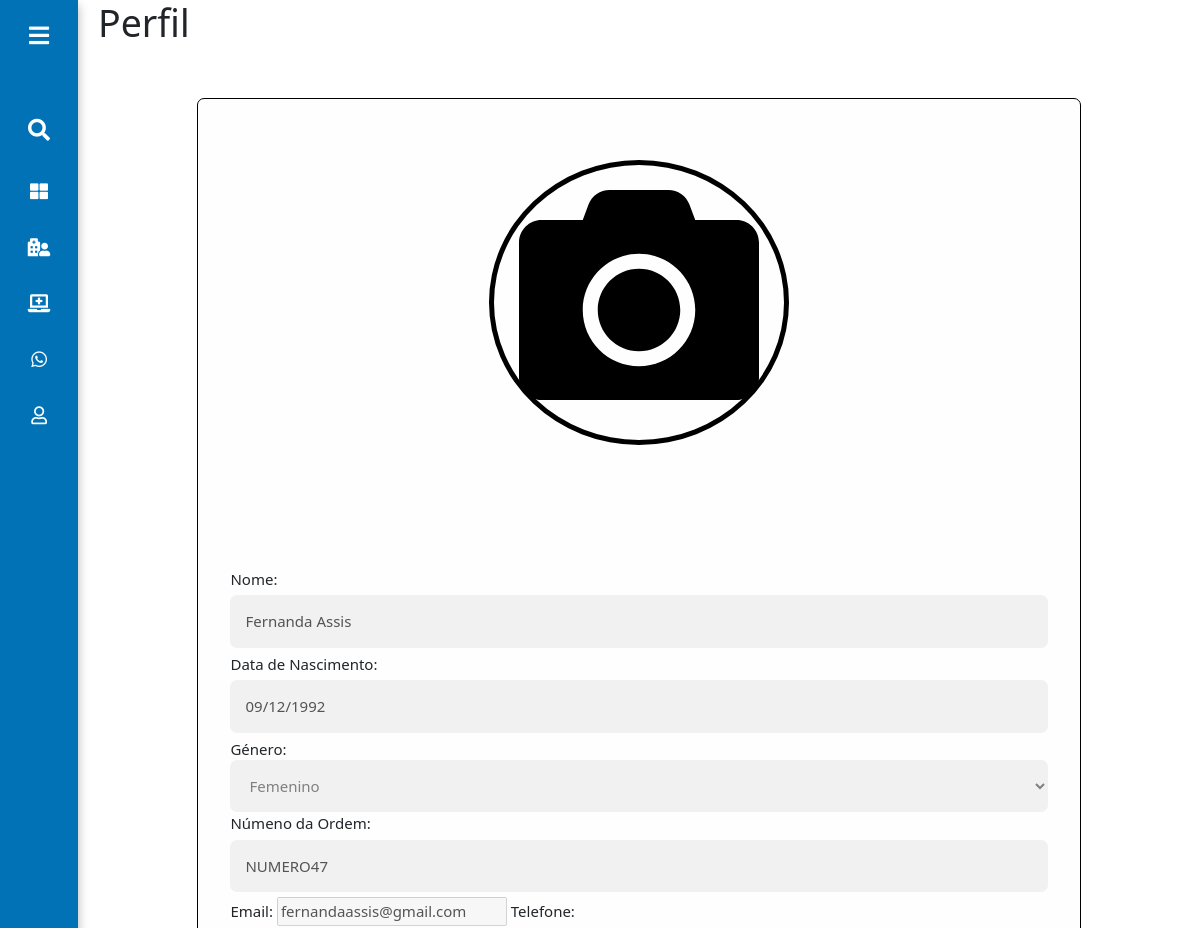
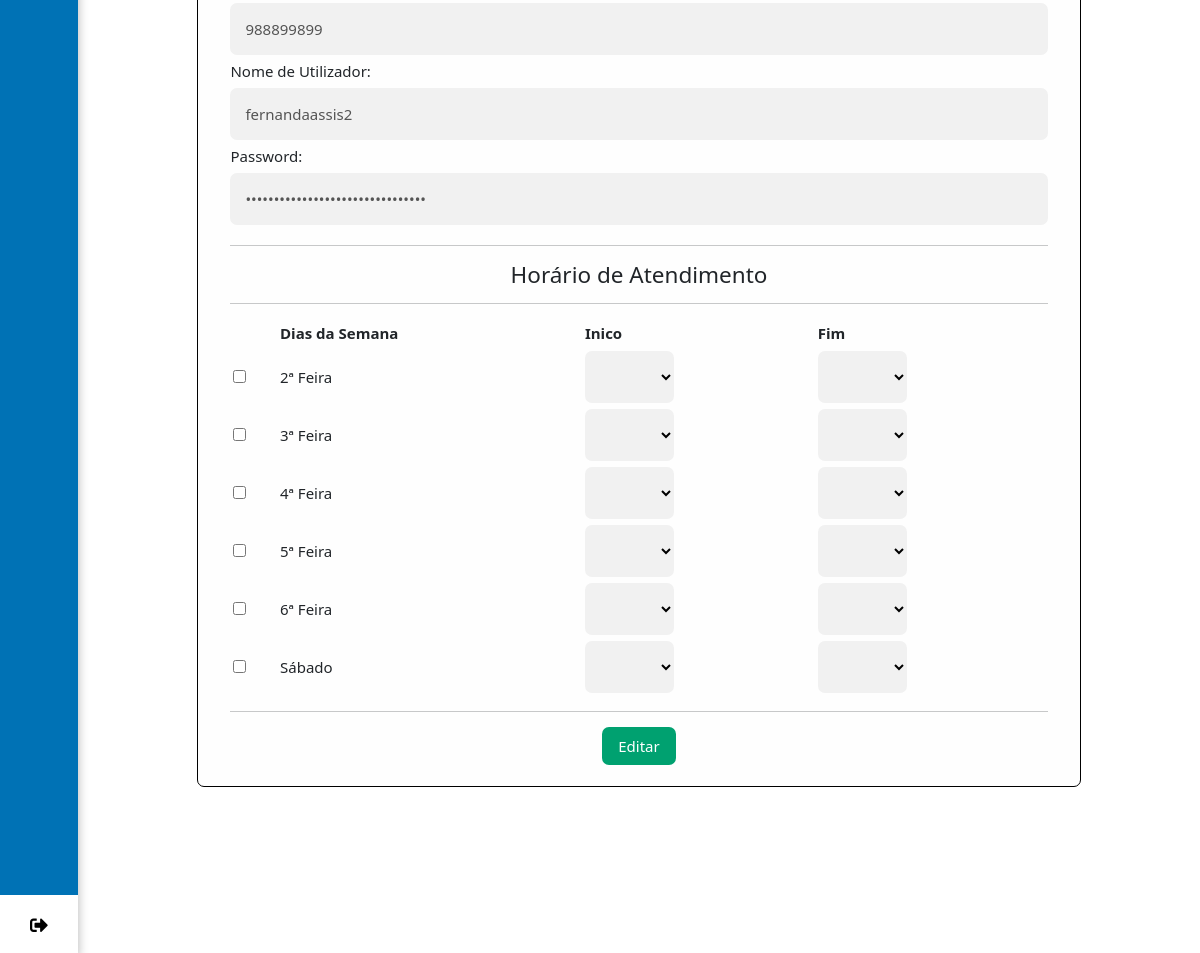
Page /interfaceusuario/Medico/perfil.php (signed in) on the committed database (2 pictures, top to bottom).
### tables this page shows
CREATE TABLE `pessoa` (
  `idPessoa` int(11) NOT NULL,
  `nomeUtilizador` varchar(100) DEFAULT NULL,
  `password` varchar(150) DEFAULT NULL,
  `nome` varchar(200) DEFAULT NULL,
  `peso` float DEFAULT NULL,
  `dataNasc` date DEFAULT NULL,
  `genero` varchar(25) DEFAULT NULL,
  `estCivil` varchar(25) DEFAULT NULL,
  `tipoSang` varchar(10) DEFAULT NULL,
  `tipoUser` varchar(20) DEFAULT NULL,
  `endereco` varchar(100) NOT NULL,
  `codMunicipio` int(11) NOT NULL,
  `documentoIdentificacao` varchar(100) NOT NULL,
  `numeroDocumento` varchar(100) NOT NULL,
  `foto` varchar(255) NOT NULL
);

CREATE TABLE `medico` (
  `numOrdem` varchar(20) NOT NULL,
  `idPessoa` int(11) DEFAULT NULL,
  `descricao` varchar(200) NOT NULL
);

CREATE TABLE `email` (
  `codEmail` int(11) NOT NULL,
  `idPessoa` int(11) DEFAULT NULL,
  `endereco` varchar(250) DEFAULT NULL
);

CREATE TABLE `telefone` (
  `coTelefone` int(11) NOT NULL,
  `idPessoa` int(11) DEFAULT NULL,
  `numero` int(11) DEFAULT NULL
);

### interfaceusuario/Medico/perfil.php (the view, shortened to what this page needs)
<!DOCTYPE html>
<html lang="pt-PT">
<head>
    <link rel="stylesheet" type="text/css" href="../../css/estilo.css">
    <link rel="stylesheet" type="text/css" href="../../css/interfaceusuario.css">
    <link rel="stylesheet" type="text/css" href="../../css/bootstrap.min.css">
    <link rel="stylesheet" type="text/css" href="../../css/all.css">
    <link rel="stylesheet" type="text/css" href="../../css/marcacao.css">
    <link rel="stylesheet" type="text/css" href="../../css/foto.css">
</head>
<body>
    <?php include_once "menu.php"; ?>
    <section class="home-section" style="background-color: white;" id="perfil">
        <div class="text">
            <div class="row">
                <div class="col-lg-12">
                    <h1>Perfil</h1>
                </div>
            </div>
            <div class="row mt-5">
                <div class="formulario">
                    <?php $sql = "SELECT * FROM pessoa WHERE idPessoa = {$_SESSION["idPessoa"]}";
                    $dados = mysqli_query($mysqli, $sql);
                    while ($row = mysqli_fetch_assoc($dados)) { ?>
                        <form id="form" style="display: block;" class="formRegElm">
                          <div class="espacoImagem">
                            <div class="conteudoImagem">
                              <?php if (!empty($row['foto'])) {
                                $foto = $row['foto'];
                              } else {
                                $foto = 'camera-solid.svg';
                              }?>
                              <img src="../../imagens/<?php echo $foto; ?>" alt="" id="fotografia">
                            </div>
                          </div>
                            <label for="nome">Nome:</label>
                            <input type="text" name="nome" id="nome" value="<?php echo $row['nome']; ?>" disabled>
                            <label for="dataNasc">Data de Nascimento:</label>
                            <input type="date" name="dataNasc" id="dataNasc" value="<?php echo $row['dataNasc']; ?>" disabled>
                            <label>Género:</label>
                            <select disabled>
                                <option value="<?php echo $row['genero']; ?>"><?php echo $row['genero']; ?></option>
                            </select>
                            <?php $sql1 = "SELECT * FROM medico WHERE idPessoa = {$row['idPessoa']}";
                            $dados1 = mysqli_query($mysqli, $sql1);
                            while ($row1 = mysqli_fetch_assoc($dados1)) { ?>
                            <label for="numOrdem">Númeno da Ordem:</label>
                            <input type="text" name="numOrdem" id="numOrdem" value="<?php echo $row1['numOrdem']; ?>" disabled>
                          <?php
                          $sql2 = "SELECT * from especialidade esp JOIN especialidademedico espm on(esp.codEspecialidade = espm.codEspecialidade) WHERE numOrdem = '{$row1['numOrdem']}'";
                          $dados2 = mysqli_query($mysqli,$sql2);
                          while ($row2 = mysqli_fetch_assoc($dados2)) { ?>
                            <label for="nome">Especialidade:</label>
                            <input type="text" name="nome" id="nome" value="<?php echo $row2['nome']; ?>" disabled>
                            <?php $sql3 = "SELECT pessoa.nome FROM unhospitalar JOIN trabalhar on(unhospitalar.codHospital = trabalhar.codHospital) inner join pessoa on unhospitalar.idPessoa = pessoa.idPessoa WHERE numOrdem = '{$row1['numOrdem']}'";
                            $dados3 = mysqli_query($mysqli,$sql3);
                            while ($row3 = mysqli_fetch_assoc($dados3)) { ?>
                            <label for="nomeUnHosp">Local de Trabalho</label>
                            <input type="text" name="nomeUnHosp" id="nomeUnHosp" value="<?php echo $row3['nome']; ?>" disabled>
                          <?php }}}?>
                          <?php $sql4 = "SELECT * FROM email WHERE idPessoa = {$row['idPessoa']}";
                          $dados4 = mysqli_query($mysqli,$sql4);
                          while ($row4 = mysqli_fetch_assoc($dados4)) { ?>
                            <label for="endereco">Email:</label>
                            <input type="email" name="endereco" id="endereco" value="<?php echo $row4['endereco']; ?>" disabled>
                          <?php };
                          $sql5 = "SELECT * FROM telefone WHERE idPessoa = {$row['idPessoa']}";
                          $dados5 = mysqli_query($mysqli,$sql5);
                          while ($row5 = mysqli_fetch_assoc($dados5)) { ?>
                            <label for="numero">Telefone:</label>
                            <input type="tel" name="numero" id="numero" value="<?php echo $row5['numero']; ?>" disabled>
                          <?php } ?>
                            <label for="nomeUtilizador">Nome de Utilizador:</label>
                            <input type="text" name="nomeUtilizador" id="nomeUtilizador" value="<?php echo $row['nomeUtilizador']; ?>" disabled>
                            <label for="password">Password:</label>
                            <input type="password" name="password" id="password" value="<?php echo $row['password']; ?>" disabled>
                            <hr>
                            <h4 class="centro">Horário de Atendimento</h4>
                            <hr>
                            <div class="dias">
                              <table>
                                  <tr>
                                      <th></th>
                                      <th>Dias da Semana</th>
                                      <th>Inico</th>
                                      <th>Fim</th>
                                  </tr>
                                  <tr>
                                      <td><input type="checkbox"></td>
                                      <td>2ª Feira</td>
                                      <td><select style="width: auto;">
                                              <option value=""></option>
                                              <option value="08:00">08:00</option>
                                          </select>
                                      </td>
                                      <td><select style="width: auto;">
                                              <option value=""></option>
                                              <option value="09:00">09:00</option>
                                          </select>
                                      </td>
                                  </tr>
                                  <tr>
                                      <td><input type="checkbox"></td>
                                      <td>3ª Feira</td>
                                      <td><select style="width: auto;">
                                              <option value=""></option>
                                              <option value="08:00">08:00</option>
                                          </select>
                                      </td>
                                      <td><select style="width: auto;">
                                              <option value=""></option>
                                              <option value="09:00">09:00</option>
                                          </select>
                                      </td>
                                  </tr>
                                  <tr>
                                      <td><input type="checkbox"></td>
                                      <td>4ª Feira</td>
                                      <td><select style="width: auto;">
                                              <option value=""></option>
                                              <option value="08:00">08:00</option>
                                          </select>
                                      </td>
                                      <td><select style="width: auto;">
                                              <option value=""></option>
                                              <option value="09:00">09:00</option>
                                          </select>
                                      </td>
                                  </tr>
                                  <tr>
                                      <td><input type="checkbox"></td>
                                      <td>5ª Feira</td>
                                      <td><select style="width: auto;">
                                              <option value=""></option>
                                              <option value="08:00">08:00</option>
                                          </select>
                                      </td>
                                      <td><select style="width: auto;">
                                              <option value=""></option>
                                              <option value="09:00">09:00</option>
                                          </select>
                                      </td>
                                  </tr>
                                  <tr>
                                      <td><input type="checkbox"></td>
                                      <td>6ª Feira</td>
                                      <td><select style="width: auto;">
                                              <option value=""></option>
                                              <option value="08:00">08:00</option>
                                          </select>
                                      </td>
                                      <td><select style="width: auto;">
                                              <option value=""></option>
                                              <option value="09:00">09:00</option>
                                          </select>
                                      </td>
                                  </tr>
                                  <tr>
                                      <td><input type="checkbox"></td>
                                      <td>Sábado</td>
                                      <td><select style="width: auto;">
                                              <option value=""></option>
                                              <option value="08:00">08:00</option>
                                          </select>
                                      </td>
                                      <td><select style="width: auto;">
                                              <option value=""></option>
                                              <option value="09:00">09:00</option>
                                          </select>
                                      </td>
                                  </tr>
                              </table>
                            </div>
                            <hr>
                            <div class="centro">
                                <input type="submit" class="botao verde" value="Editar">
                            </div>
                        </form>
                    <?php } ?>
                </div>
            </div>
        </div>
    </section>
</body>
</html>

### interfaceusuario/Medico/menu.php (shortened to what this page needs)
<?php
include '../../conexao.php';
?>
<div class="sidebar french-blue">
    <div class="logo-details">
        <i class="fas fa-bars" id="btn"></i>
    </div>
    <ul class="nav-list">
        <li>
            <i class="fas fa-search bx-search"></i>
        </li>
        <li>
            <a href="index.php">
                <i class="fas fa-th-large"></i>
            </a>
        </li>
        <li>
            <a href="pacientes.php">
                <i class="fas fa-hospital-user"></i>
            </a>
        </li>
        <li>
            <a href="consulta.php">
                <i class="fas fa-laptop-medical"></i>
            </a>
        </li>
        <li>
            <a href="#chat" onclick="">
                <i class="fab fa-whatsapp"></i>
            </a>
        </li>
        <li>
            <a href="perfil.php">
                <i class="far fa-user"></i>
            </a>
        </li>
        <li class="profile">
            <?php
            $sql = "SELECT * FROM pessoa WHERE idPessoa = {$_SESSION["idPessoa"]}";
            $dados = mysqli_query($mysqli, $sql);
            while ($dadosusuario = mysqli_fetch_assoc($dados)) {
            ?>
                <a href="../../index.php">
                    <i class="fas fa-sign-out-alt" id="log_out"></i>
                </a>
            <?php
            }
            ?>
        </li>
    </ul>
</div>

### rows in the picture
pessoa: nome "Fernanda Assis", dataNasc "09/12/1992", genero "Femenino", nomeUtilizador "fernandaassis2"
medico: numOrdem "NUMERO47"
email: endereco "fernandaassis@gmail.com"
telefone: numero "988899899"
